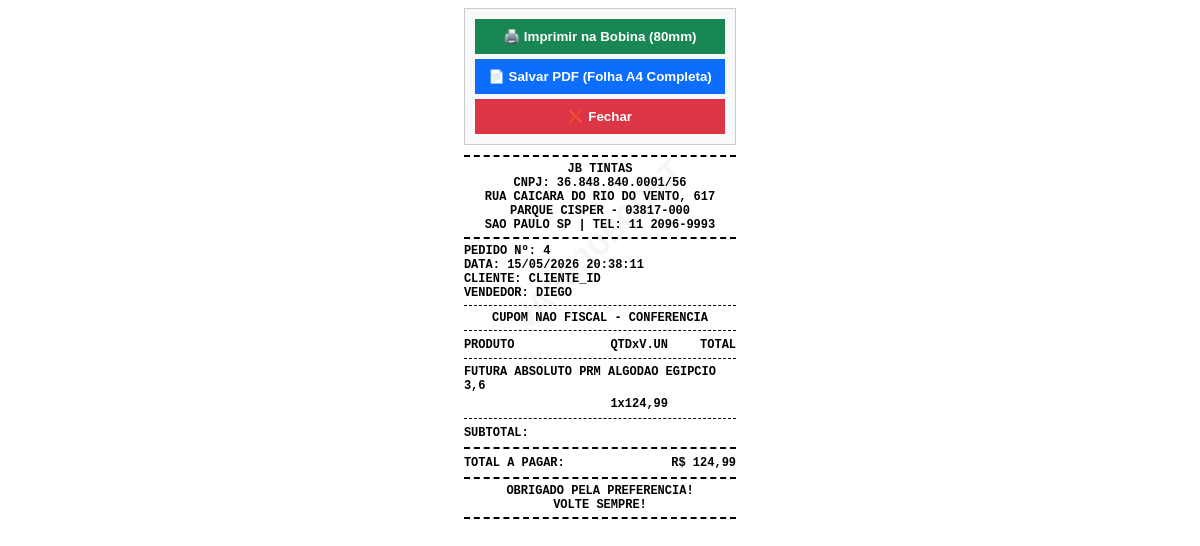
/venda/cupom/4/, run on an earlier commit of the app's database.
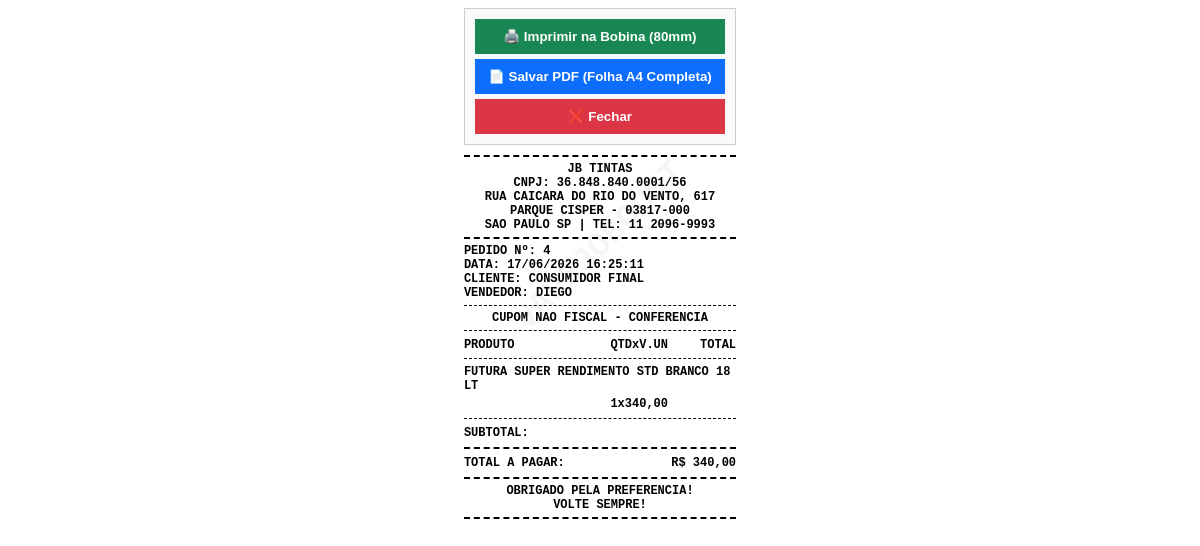
And on a later commit of the database.
### inventario/models.py (models this page shows)
class Vendas(models.Model):
    data_venda = models.DateTimeField(default=timezone.now)
    valor_total = models.DecimalField(max_digits=10, decimal_places=2, default=0.00)
    valor_desconto = models.DecimalField(max_digits=10, decimal_places=2, default=0.00)
    status = models.CharField(max_length=20, default='VENDA')
    troco = models.DecimalField(max_digits=10, decimal_places=2, default=0.00)
    pagamentos_texto = models.TextField(blank=True, null=True)
    cliente = models.CharField(max_length=255, blank=True, null=True)
    indicante = models.CharField(max_length=255, blank=True, null=True)
    vendedor = models.CharField(max_length=100, blank=True, null=True)
    cupom_texto = models.TextField(blank=True, null=True)
    status_fiscal = models.CharField(max_length=50, default='SEM_NOTA')
    chave_acesso = models.CharField(max_length=50, blank=True, null=True)
    numero_nota = models.CharField(max_length=20, blank=True, null=True)
    motivo_erro = models.TextField(blank=True, null=True)
    arquivo_pdf = models.FileField(upload_to='notas_fiscais/pdfs/', blank=True, null=True)
    arquivo_xml = models.FileField(upload_to='notas_fiscais/xmls/', blank=True, null=True)
    modelo_fiscal = models.CharField(max_length=10, blank=True, null=True) # '55' para NF-e, '65' para NFC-e
    class Meta: db_table = 'inventario_vendas'

### inventario/views/relatorios.py (the view)
# urls.py: path('venda/cupom/<int:id>/', relatorios.imprimir_cupom, name='imprimir_cupom'),
def imprimir_cupom(request, id=None):
    if not id or not str(id).isdigit():
        messages.error(request, "ID de venda inválido.")
        return redirect('tela_relatorios')
    venda = get_object_or_404(Vendas, id=id)
    itens = json.loads(venda.cupom_texto) if venda.cupom_texto else []
    return render(request, 'inventario/cupom.html', {'venda': venda, 'itens': itens})

### inventario/templates/inventario/cupom.html (shortened to what this page needs)
<!DOCTYPE html>
<html lang="pt-br">
<head>
</head>
<body onload="window.print()">
    <div class="watermark">VAREJOBOOST</div>
    <div class="no-print text-center" style="padding: 10px; background:#f8f9fa; border: 1px solid #ccc; margin-bottom: 10px;">
        <button onclick="window.print()" style="padding: 10px; font-weight: bold; background: #198754; color: white; border: none; cursor: pointer; width: 100%; margin-bottom: 5px;">🖨️ Imprimir na Bobina (80mm)</button>
        <button onclick="window.location.href='/cupom_a4/{{ venda.id }}/'" style="padding: 10px; font-weight: bold; background: #0d6efd; color: white; border: none; cursor: pointer; width: 100%; margin-bottom: 5px;">📄 Salvar PDF (Folha A4 Completa)</button>
        <button onclick="window.close()" style="padding: 10px; background: #dc3545; color: white; border: none; font-weight: bold; cursor: pointer; width: 100%;">❌ Fechar</button>
    </div>
    <div class="linha-dupla"></div>
    <div class="text-center bold">JB TINTAS</div>
    <div class="text-center bold">CNPJ: 36.848.840.0001/56</div>
    <div class="text-center bold">RUA CAICARA DO RIO DO VENTO, 617</div>
    <div class="text-center bold">PARQUE CISPER - 03817-000</div>
    <div class="text-center bold">SAO PAULO SP | TEL: 11 2096-9993</div>
    <div class="linha-dupla"></div>
    <div class="bold">PEDIDO Nº: {{ venda.id }}</div>
    <div class="bold">DATA: {{ venda.data_venda|date:"d/m/Y H:i:s" }}</div>
    <div class="bold">CLIENTE: {{ venda.cliente|default:"CONSUMIDOR FINAL"|upper }}</div>
    <div class="bold">VENDEDOR: {{ venda.vendedor|upper }}</div>
    <div class="linha-simples"></div>
    <div class="text-center bold">CUPOM NAO FISCAL - CONFERENCIA</div>
    <div class="linha-simples"></div>
    <table>
        <thead>
            <tr class="bold">
                <th style="text-align: left;">PRODUTO</th>
                <th class="td-right">QTDxV.UN</th>
                <th class="td-right">TOTAL</th>
            </tr>
        </thead>
        <tbody>
            <tr><td colspan="3"><div class="linha-simples" style="margin: 2px 0;"></div></td></tr>
            {% for item in itens %}
            <tr>
                <td colspan="3" class="bold">{{ item.nome|upper }}</td>
            </tr>
            <tr>
                <td></td>
                <td class="td-right bold">{{ item.qtd }}x{{ item.preco|floatformat:2 }}</td>
                <td class="td-right bold">{{ item.total_linha|floatformat:2 }}</td>
            </tr>
            {% endfor %}
        </tbody>
    </table>
    <div class="linha-simples"></div>
    <table>
        <tr>
            <td class="bold">SUBTOTAL:</td>
        </tr>
    </table>
    <div class="linha-dupla"></div>
    <table>
        <tr>
            <td class="bold">TOTAL A PAGAR:</td>
            <td class="td-right bold">R$ {{ venda.valor_total|floatformat:2 }}</td>
        </tr>
    </table>
    <div class="linha-dupla"></div>
    <div class="text-center bold">
        OBRIGADO PELA PREFERENCIA!<br>
        VOLTE SEMPRE!
    </div>
    <div class="linha-dupla" style="margin-bottom: 20px;"></div>
</body>
</html>

What changed in the data, as far as the page shows it:
changed Vendas "DIEGO": data_venda "15/05/2026 20:38:11" → "17/06/2026 16:25:11"; cliente "CLIENTE_ID" → "CONSUMIDOR FINAL"; valor_total "124,99" → "340,00"
Also different on the page:
new list line: "FUTURA SUPER RENDIMENTO STD BRANCO 18 LT 1 x 340,00"
list line gone: "FUTURA ABSOLUTO PRM ALGODAO EGIPCIO 3,6 1 x 124,99"
